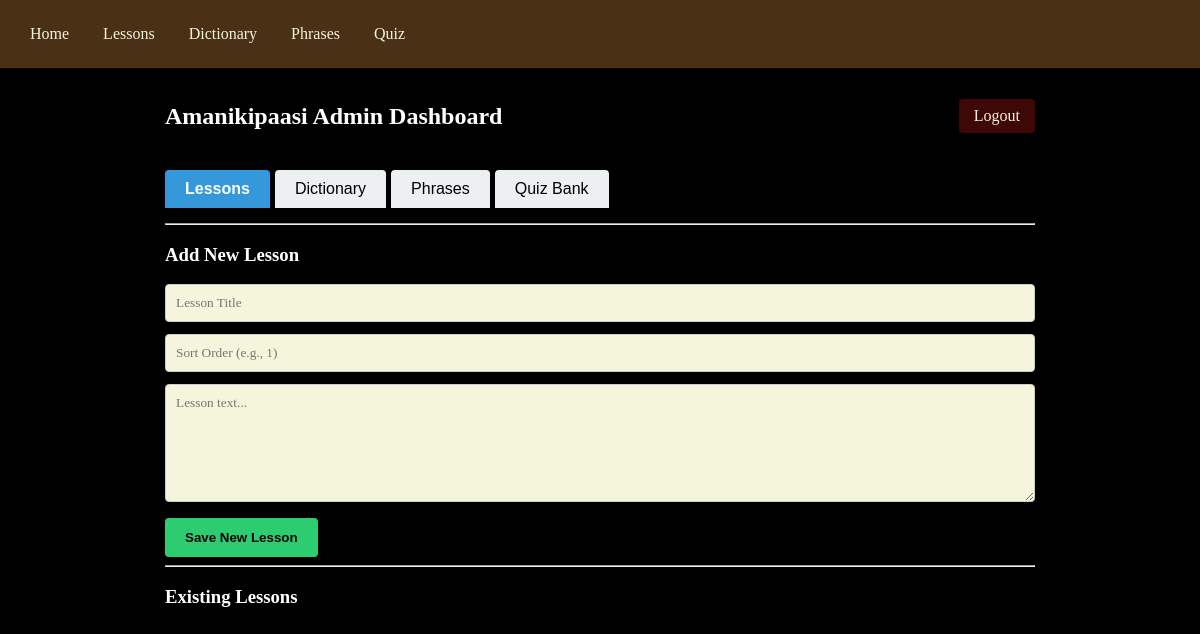
/admin/dashboard (signed in), run on an earlier commit of the app's database.
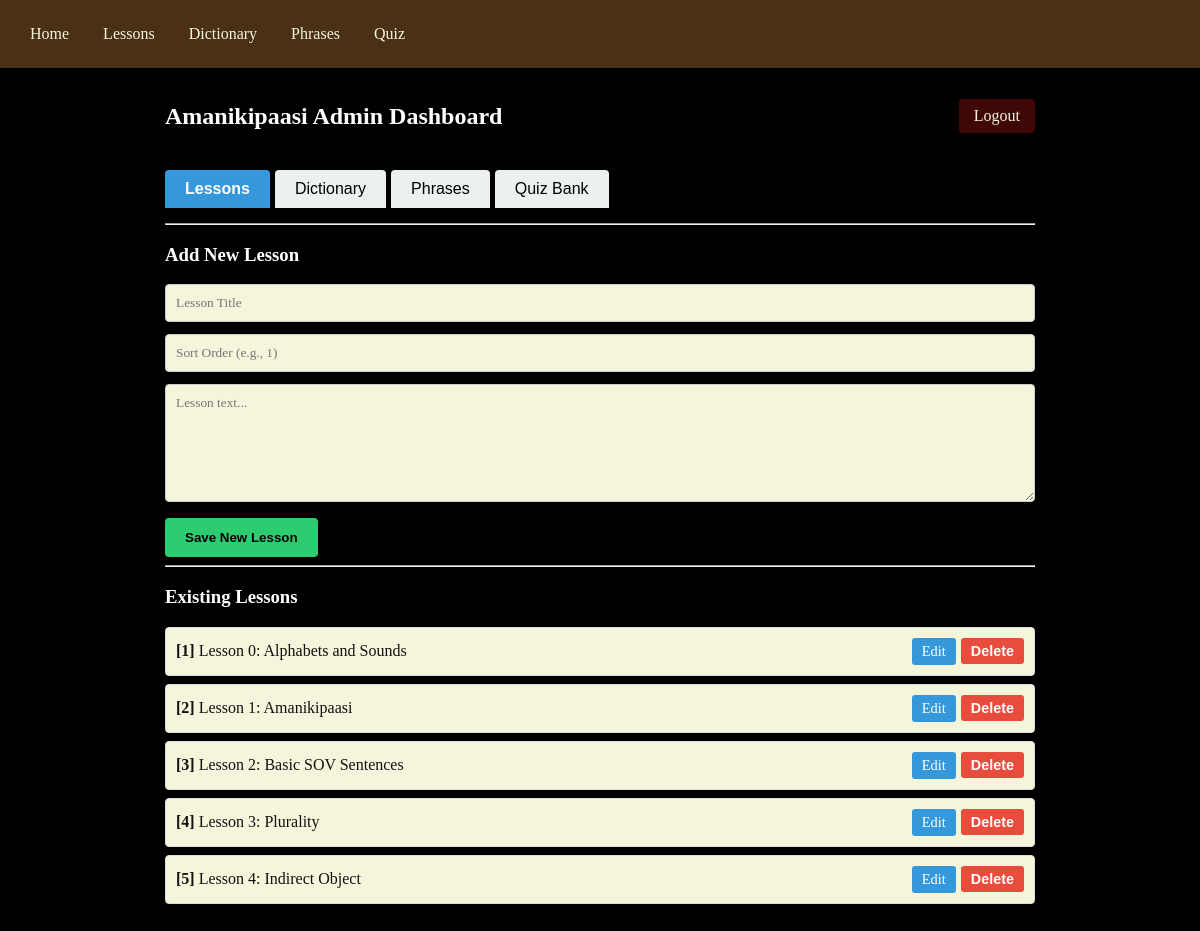
And on a later commit of the database.
### tables this page shows
CREATE TABLE lessons (
            id INTEGER PRIMARY KEY AUTOINCREMENT,
            title TEXT NOT NULL,
            content TEXT NOT NULL,
            sort_order INTEGER DEFAULT 0);

### app.py (the view)
@app.route('/admin/dashboard')
def admin_dashboard():
    if not session.get('logged_in'): return redirect(url_for('admin'))
    db = get_db()
    active_tab = request.args.get('tab', 'ManageLessons')
    return render_template(
        'admin_dashboard.html',
        lessons=db.execute('SELECT * FROM lessons ORDER BY sort_order ASC').fetchall(),
        words=db.execute('SELECT * FROM dictionary ORDER BY amanikipaasi ASC').fetchall(),
        phrases=db.execute('SELECT * FROM phrases ORDER BY id DESC LIMIT 1').fetchone(),
        questions=db.execute('SELECT * FROM quiz').fetchall(),
        active_tab=active_tab
    )

### app.py (called while the page is built)
def get_db():
    conn = sqlite3.connect(DATABASE)
    conn.row_factory = sqlite3.Row
    return conn

### templates/admin_dashboard.html (shortened to what this page needs)
{% extends 'base.html' %}
{% block content %}
<div class="dashboard-header">
    <h2>Amanikipaasi Admin Dashboard</h2>
    <a href="{{ url_for('admin_logout') }}" class="logout-btn">Logout</a>
</div>
<div class="tab-menu">
    <button id="btn-ManageLessons" class="tab-btn" onclick="openTab(event, 'ManageLessons')">Lessons</button>
    <button id="btn-ManageDict" class="tab-btn" onclick="openTab(event, 'ManageDict')">Dictionary</button>
    <button id="btn-ManagePhrases" class="tab-btn" onclick="openTab(event, 'ManagePhrases')">Phrases</button>
    <button id="btn-ManageQuiz" class="tab-btn" onclick="openTab(event, 'ManageQuiz')">Quiz Bank</button>
</div>
<hr>
<div id="ManageLessons" class="tab-content" style="display:none;">
    <h3>Add New Lesson</h3>
    <form method="POST" action="{{ url_for('add_lesson') }}">
        <input type="text" name="title" placeholder="Lesson Title" required><br>
        <input type="number" name="sort_order" placeholder="Sort Order (e.g., 1)" required><br>
        <textarea name="content" rows="6" placeholder="Lesson text..." required></textarea><br>
        <button type="submit">Save New Lesson</button>
    </form>
    <hr>
    <h3>Existing Lessons</h3>
    <ul style="list-style: none; padding: 0;">
        {% for lesson in lessons %}
        <li style="background: #f9f9f9; padding: 10px; margin-bottom: 8px; border: 1px solid #ddd; display: flex; justify-content: space-between; align-items: center;">
            <span><strong>[{{ lesson.sort_order }}]</strong> {{ lesson.title }}</span>
            <div style="display: flex; gap: 5px;">
                <a href="{{ url_for('edit_lesson', id=lesson.id) }}" style="background: #3498db; color: white; padding: 5px 10px; text-decoration: none; border-radius: 3px; font-size: 0.9rem;">Edit</a>
                <form method="POST" action="{{ url_for('delete_lesson', id=lesson.id) }}" style="margin: 0;" onsubmit="return confirm('Delete this lesson?');">
                    <button type="submit" style="background: #e74c3c; color: white; padding: 5px 10px; border: none; border-radius: 3px; font-size: 0.9rem; cursor: pointer;">Delete</button>
                </form>
            </div>
        </li>
        {% endfor %}
    </ul>
</div>
{% endblock %}

### templates/base.html (shortened to what this page needs)
<!DOCTYPE html>
<html lang="en">
<head>
    <link rel="stylesheet" href="{{ url_for('static', filename='css/style.css') }}">
</head>
<body>
    <nav class="navbar">
        <a href="{{ url_for('index') }}">Home</a>
        <a href="{{ url_for('lessons') }}">Lessons</a>
        <a href="{{ url_for('dictionary') }}">Dictionary</a>
        <a href="{{ url_for('phrases') }}">Phrases</a>
        <a href="{{ url_for('quiz') }}">Quiz</a>
    </nav>
    <div class="container">
        {% block content %}{% endblock %}
    </div>
</body>
</html>

### static/css/style.css (style rules this page uses)
body { font-family: Georgia, Cambria, "Times New Roman", Times, serif; margin: 0; background: #000000; color: #ffffff; }
.navbar { background: #4a3015; padding: 15px; overflow: hidden; }
.navbar a { color: #f5f5dc; text-decoration: none; padding: 10px 15px; display: inline-block; }
.container { padding: 20px; max-width: 900px; margin: auto; }
.container { padding: 15px; max-width: 900px; margin: auto; box-sizing: border-box; }
.dashboard-header { display: flex; justify-content: space-between; align-items: center; margin-bottom: 20px; }
.logout-btn { background: #400707; color: #f5f5dc; text-decoration: none; padding: 8px 15px; border-radius: 4px; }
.tab-content form input, .tab-content form textarea, .tab-content form select { width: 100%; padding: 10px; margin-bottom: 12px; border: 1px solid #4a3015; border-radius: 4px; box-sizing: border-box; font-family: inherit; background-color: #f5f5dc !important; color: #111111 !important; }
.tab-content ul li, .tab-content div[style*="background"], .tab-content .item-row, .tab-content div + div { background-color: #f5f5dc !important; color: #111111 !important; border-radius: 4px; }
.tab-content li, .tab-content p, .tab-content span { color: #111111; }
.tab-menu { display: flex; gap: 5px; margin-bottom: 15px; overflow-x: auto; }
.tab-btn { background: #ecf0f1; border: none; padding: 10px 20px; cursor: pointer; border-radius: 4px 4px 0 0; font-size: 1rem; }
.tab-btn.active { background: #3498db; color: white; font-weight: bold; }
.tab-content form input, .tab-content form textarea, .tab-content form select { width: 100%; padding: 10px; margin-bottom: 12px; border: 1px solid #ccc; border-radius: 4px; box-sizing: border-box; font-family: inherit; color: #000; }
.tab-content form button, .admin-login-box button { background: #2ecc71; color: #000000; border: none; padding: 12px 20px; border-radius: 4px; cursor: pointer; font-weight: bold; }

What changed in the data, as far as the page shows it:
added lessons: sort_order "1", title "Lesson 0: Alphabets and Sounds"
added lessons: sort_order "2", title "Lesson 1: Amanikipaasi"
added lessons: sort_order "3", title "Lesson 2: Basic SOV Sentences"
added lessons: sort_order "4", title "Lesson 3: Plurality"
added lessons: sort_order "5", title "Lesson 4: Indirect Object"
